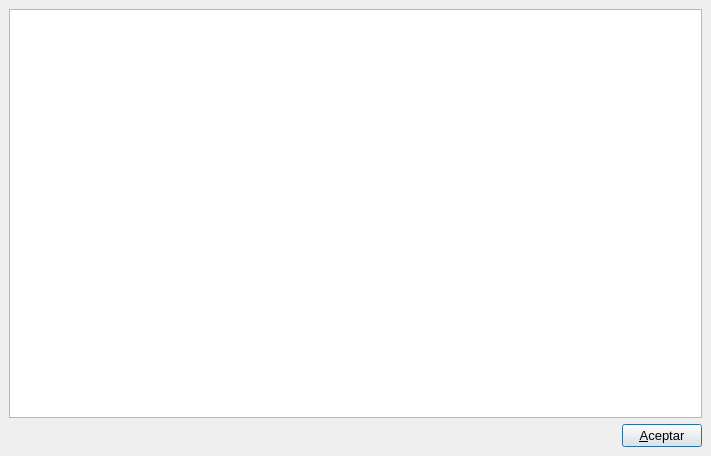
<ui version="4.0" >
 <author>José Manuel Díez Botella</author>
 <class>licencia</class>
 <widget class="QDialog" name="licencia" >
  <property name="geometry" >
   <rect>
    <x>0</x>
    <y>0</y>
    <width>711</width>
    <height>456</height>
   </rect>
  </property>
  <property name="font" >
   <font>
    <pointsize>11</pointsize>
   </font>
  </property>
  <property name="windowTitle" >
   <string>Acuerdo de licencia</string>
  </property>
  <layout class="QVBoxLayout" >
   <property name="spacing" >
    <number>6</number>
   </property>
   <property name="margin" >
    <number>9</number>
   </property>
   <item>
    <widget class="QTextBrowser" name="textBrowser" />
   </item>
   <item>
    <layout class="QHBoxLayout" >
     <property name="spacing" >
      <number>6</number>
     </property>
     <property name="margin" >
      <number>0</number>
     </property>
     <item>
      <spacer>
       <property name="orientation" >
        <enum>Qt::Horizontal</enum>
       </property>
       <property name="sizeType" >
        <enum>QSizePolicy::Expanding</enum>
       </property>
       <property name="sizeHint" stdset="0" >
        <size>
         <width>93</width>
         <height>17</height>
        </size>
       </property>
      </spacer>
     </item>
     <item>
      <widget class="QPushButton" name="aceptarpushButton" >
       <property name="font" >
        <font>
         <pointsize>10</pointsize>
        </font>
       </property>
       <property name="text" >
        <string>&amp;Aceptar</string>
       </property>
       <property name="icon" >
        <iconset resource="libroK.qrc" >
         <normaloff>:/images/librok-5.png</normaloff>:/images/librok-5.png</iconset>
       </property>
       <property name="shortcut" >
        <string>Alt+A</string>
       </property>
       <property name="default" >
        <bool>true</bool>
       </property>
      </widget>
     </item>
    </layout>
   </item>
  </layout>
 </widget>
 <layoutdefault spacing="6" margin="11" />
 <resources>
  <include location="libroK.qrc" />
 </resources>
 <connections>
  <connection>
   <sender>aceptarpushButton</sender>
   <signal>clicked()</signal>
   <receiver>licencia</receiver>
   <slot>accept()</slot>
   <hints>
    <hint type="sourcelabel" >
     <x>20</x>
     <y>20</y>
    </hint>
    <hint type="destinationlabel" >
     <x>20</x>
     <y>20</y>
    </hint>
   </hints>
  </connection>
 </connections>
</ui>
